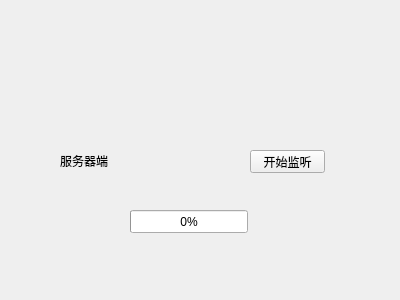
<?xml version="1.0" encoding="UTF-8"?>
<ui version="4.0">
 <class>Widget</class>
 <widget class="QWidget" name="Widget">
  <property name="geometry">
   <rect>
    <x>0</x>
    <y>0</y>
    <width>400</width>
    <height>300</height>
   </rect>
  </property>
  <property name="windowTitle">
   <string>Widget</string>
  </property>
  <widget class="QLabel" name="serverStatusLabel">
   <property name="geometry">
    <rect>
     <x>60</x>
     <y>140</y>
     <width>71</width>
     <height>41</height>
    </rect>
   </property>
   <property name="text">
    <string>服务器端</string>
   </property>
  </widget>
  <widget class="QProgressBar" name="serverProgressBar">
   <property name="geometry">
    <rect>
     <x>130</x>
     <y>210</y>
     <width>118</width>
     <height>23</height>
    </rect>
   </property>
   <property name="value">
    <number>0</number>
   </property>
  </widget>
  <widget class="QPushButton" name="startButton">
   <property name="geometry">
    <rect>
     <x>250</x>
     <y>150</y>
     <width>75</width>
     <height>23</height>
    </rect>
   </property>
   <property name="text">
    <string>开始监听</string>
   </property>
  </widget>
 </widget>
 <layoutdefault spacing="6" margin="11"/>
 <resources/>
 <connections/>
</ui>
